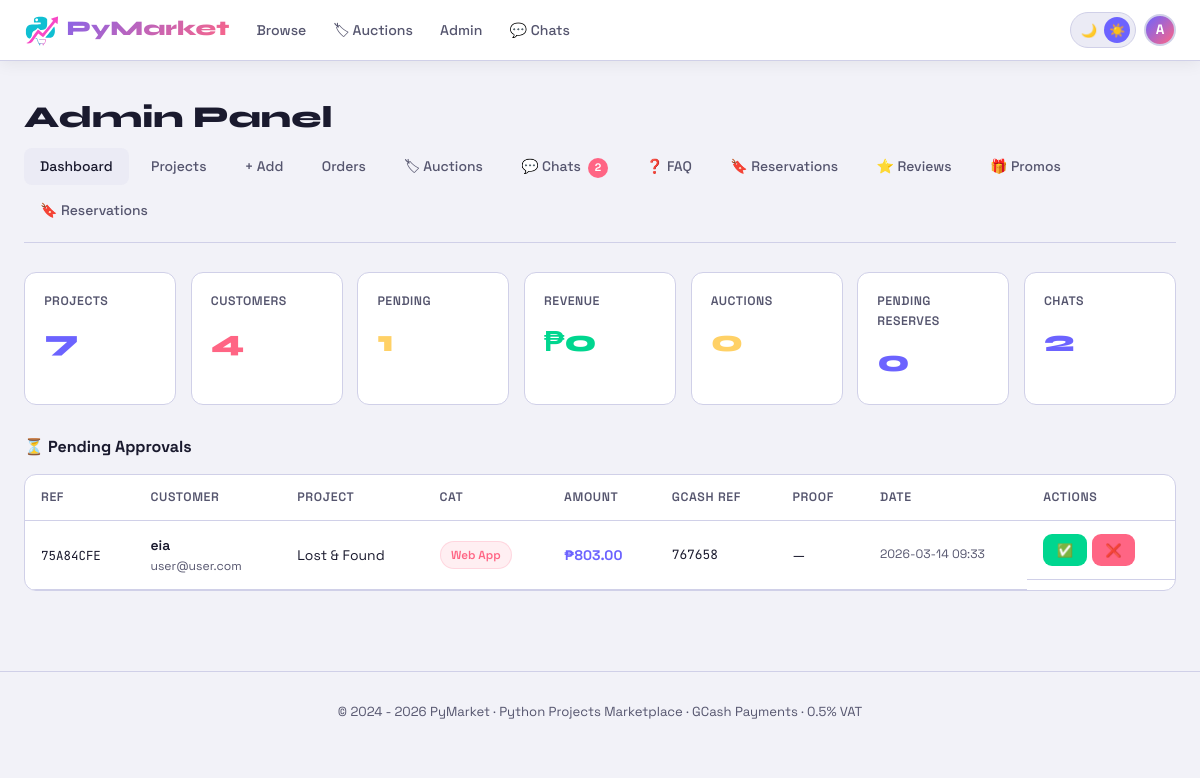
The page /admin (signed in) on the database its author committed.
### tables this page shows
CREATE TABLE orders (
                id INTEGER PRIMARY KEY AUTOINCREMENT,
                order_ref TEXT UNIQUE NOT NULL,
                user_id INTEGER NOT NULL,
                project_id INTEGER NOT NULL,
                amount REAL NOT NULL,
                status TEXT DEFAULT "pending",
                gcash_ref TEXT,
                payment_screenshot TEXT,
                created_at TEXT DEFAULT CURRENT_TIMESTAMP,
                approved_at TEXT,
                FOREIGN KEY(user_id) REFERENCES users(id),
                FOREIGN KEY(project_id) REFERENCES projects(id)
            );

CREATE TABLE users (
                id INTEGER PRIMARY KEY AUTOINCREMENT,
                username TEXT UNIQUE NOT NULL,
                email TEXT UNIQUE NOT NULL,
                password TEXT NOT NULL,
                bio TEXT DEFAULT '',
                avatar TEXT DEFAULT '',
                is_admin INTEGER DEFAULT 0,
                created_at TEXT DEFAULT CURRENT_TIMESTAMP
            );

CREATE TABLE projects (
                id INTEGER PRIMARY KEY AUTOINCREMENT,
                title TEXT NOT NULL,
                description TEXT NOT NULL,
                price REAL NOT NULL,
                tech_stack TEXT,
                category TEXT,
                file_path TEXT,
                is_active INTEGER DEFAULT 1,
                created_at TEXT DEFAULT CURRENT_TIMESTAMP
            , original_price REAL, discount_percent REAL DEFAULT 0, view_count INTEGER DEFAULT 0);

### app.py (the view)
@app.route('/admin')
@login_required
@admin_required
def admin_dashboard():
    db = get_db()
    stats = {
        'projects':      db.execute("SELECT COUNT(*) as c FROM projects").fetchone()['c'],
        'users':         db.execute("SELECT COUNT(*) as c FROM users WHERE is_admin=0").fetchone()['c'],
        'pending':       db.execute("SELECT COUNT(*) as c FROM orders WHERE status='pending'").fetchone()['c'],
        'revenue':       db.execute("SELECT COALESCE(SUM(amount),0) as s FROM orders WHERE status='approved'").fetchone()['s'],
        'unread_chats':  db.execute("SELECT COUNT(DISTINCT user_id) as c FROM chats WHERE is_admin_reply=0").fetchone()['c'],
        'auctions':      db.execute("SELECT COUNT(*) as c FROM auctions").fetchone()['c'],
        'reservations':  db.execute("SELECT COUNT(*) as c FROM reservations WHERE status='pending'").fetchone()['c'],
    }
    pending_orders = db.execute('''
        SELECT o.*, u.username, u.email, p.title, p.category FROM orders o
        JOIN users u ON o.user_id=u.id JOIN projects p ON o.project_id=p.id
        WHERE o.status='pending' ORDER BY o.created_at DESC
    ''').fetchall()
    return render_template('admin/dashboard.html', stats=stats, pending_orders=pending_orders)

### app.py (called while the page is built)
def get_db():
    conn = sqlite3.connect(DB_PATH)
    conn.row_factory = sqlite3.Row
    return conn

def login_required(f):
    @wraps(f)
    def decorated(*args, **kwargs):
        if 'user_id' not in session:
            flash('login_required')
            return redirect(url_for('login', next=request.url))
        return f(*args, **kwargs)
    return decorated

def admin_required(f):
    @wraps(f)
    def decorated(*args, **kwargs):
        if not session.get('is_admin'):
            return redirect(url_for('index'))
        return f(*args, **kwargs)
    return decorated

### templates/admin/dashboard.html (shortened to what this page needs)
{% extends 'base.html' %}
{% block content %}
<div class="container">
  <h1 class="page-title">Admin Panel</h1>
  <div class="admin-nav">
    <a href="{{ url_for('admin_dashboard') }}" class="active">Dashboard</a>
    <a href="{{ url_for('admin_projects') }}">Projects</a>
    <a href="{{ url_for('admin_add_project') }}">+ Add</a>
    <a href="{{ url_for('admin_orders') }}">Orders</a>
    <a href="{{ url_for('admin_auctions') }}">🏷 Auctions</a>
    <a href="{{ url_for('admin_chats') }}">💬 Chats {% if stats.unread_chats>0 %}<span class="notif-dot">{{ stats.unread_chats }}</span>{% endif %}</a>
    <a href="{{ url_for('admin_faq') }}">❓ FAQ</a>
    <a href="{{ url_for('admin_reservations') }}">🔖 Reservations {% if stats.reservations>0 %}<span class="notif-dot">{{ stats.reservations }}</span>{% endif %}</a>
    <a href="{{ url_for('admin_reviews') }}">⭐ Reviews</a>
    <a href="{{ url_for('admin_promos') }}">🎁 Promos</a>
    <a href="{{ url_for('admin_reservations') }}">🔖 Reservations</a>
  </div>
  <div class="stats-grid">
    <div class="stat-card"><div class="stat-label">Projects</div><div class="stat-value" style="color:var(--accent)">{{ stats.projects }}</div></div>
    <div class="stat-card"><div class="stat-label">Customers</div><div class="stat-value" style="color:var(--accent2)">{{ stats.users }}</div></div>
    <div class="stat-card"><div class="stat-label">Pending</div><div class="stat-value" style="color:var(--yellow)">{{ stats.pending }}</div></div>
    <div class="stat-card"><div class="stat-label">Revenue</div><div class="stat-value" style="color:var(--green)">₱{{ "%.0f"|format(stats.revenue) }}</div></div>
    <div class="stat-card"><div class="stat-label">Auctions</div><div class="stat-value" style="color:var(--yellow)">{{ stats.auctions }}</div></div>
    <div class="stat-card"><a href="{{ url_for('admin_reservations') }}" style="text-decoration:none"><div class="stat-label">Pending Reserves</div><div class="stat-value" style="color:var(--accent)">{{ stats.reservations }}</div></a></div>
    <div class="stat-card"><div class="stat-label">Chats</div><div class="stat-value" style="color:var(--accent)">{{ stats.unread_chats }}</div></div>
  </div>
  {% if pending_orders %}
  <h2 style="font-size:1rem;font-weight:700;margin-bottom:.9rem">⏳ Pending Approvals</h2>
  <div class="table-wrap" style="background:var(--surface);border:1px solid var(--border);border-radius:12px;overflow:hidden">
    <table>
      <thead><tr><th>Ref</th><th>Customer</th><th>Project</th><th>Cat</th><th>Amount</th><th>GCash Ref</th><th>Proof</th><th>Date</th><th>Actions</th></tr></thead>
      <tbody>
        {% for o in pending_orders %}
        <tr>
          <td><span style="font-family:var(--mono);font-size:.78rem">{{ o['order_ref'] }}</span></td>
          <td><div style="font-weight:600;font-size:.87rem">{{ o['username'] }}</div><div style="color:var(--muted);font-size:.76rem">{{ o['email'] }}</div></td>
          <td style="font-size:.87rem">{{ o['title'] }}</td>
          <td>{% if o['category'] %}<span class="badge badge-cat">{{ o['category'] }}</span>{% else %}—{% endif %}</td>
          <td style="font-weight:700;color:var(--accent);white-space:nowrap">₱{{ "%.2f"|format(o['amount']) }}</td>
          <td style="font-family:var(--mono);font-size:.8rem">{{ o['gcash_ref'] or '—' }}</td>
          <td>{% if o['payment_screenshot'] %}<a href="{{ url_for('view_payment_proof',filename=o['payment_screenshot']) }}" target="_blank" class="btn btn-outline btn-sm">View</a>{% else %}—{% endif %}</td>
          <td style="color:var(--muted);font-size:.76rem;white-space:nowrap">{{ o['created_at'][:16] }}</td>
          <td style="display:flex;gap:.3rem;flex-wrap:wrap">
            <a href="{{ url_for('approve_order',oid=o['id']) }}" class="btn btn-success btn-sm">✅</a>
            <a href="{{ url_for('reject_order',oid=o['id']) }}" class="btn btn-danger btn-sm">❌</a>
          </td>
        </tr>
        {% endfor %}
      </tbody>
    </table>
  </div>
  {% else %}
  <div class="empty" style="padding:2rem"><div class="empty-icon">✅</div><div>No pending orders!</div></div>
  {% endif %}
</div>
{% endblock %}

### templates/base.html (style rules this page uses)
[data-theme="light"] { --bg:#f2f2f8;--surface:#ffffff;--surface2:#ebebf5;--border:#d0d0e8;--text:#1a1a2e;--muted:#55556e;--shadow:rgba(0,0,0,.07);--card-shadow:rgba(108,99,255,.1) }
:root { --accent:#6c63ff;--accent2:#ff6584;--green:#00d68f;--yellow:#ffd166;--font:'Space Grotesk',sans-serif;--mono:'JetBrains Mono',monospace;--display:'Syne',sans-serif }
* { margin:0;padding:0;box-sizing:border-box }
html { scroll-behavior:smooth }
body { background:var(--bg);color:var(--text);font-family:var(--font);min-height:100vh;line-height:1.6;transition:background .25s,color .25s }
a { color:inherit;text-decoration:none }
.notif-dot { display:inline-block;background:var(--accent2);color:#fff;border-radius:99px;font-size:.68rem;font-weight:700;padding:.08rem .4rem;margin-left:.25rem;vertical-align:middle }
.container { max-width:1280px;margin:0 auto;padding:2rem 1.5rem }
.page-title { font-family:var(--display);font-size:1.9rem;font-weight:800;margin-bottom:.4rem }
.badge { font-size:.73rem;font-weight:600;padding:.22rem .65rem;border-radius:99px;display:inline-block }
.badge-cat { background:rgba(255,101,132,.1);color:var(--accent2);border:1px solid rgba(255,101,132,.18) }
.btn { display:inline-flex;align-items:center;justify-content:center;gap:.45rem;padding:.7rem 1.5rem;border-radius:9px;font-family:var(--font);font-size:.92rem;font-weight:600;cursor:pointer;border:none;transition:.2s;text-align:center }
.btn-success { background:var(--green);color:#000 }
.btn-danger { background:var(--accent2);color:#fff }
.btn-sm { padding:.35rem .85rem;font-size:.82rem }
.table-wrap { overflow-x:auto;-webkit-overflow-scrolling:touch }
table { width:100%;border-collapse:collapse;min-width:500px }
th,td { padding:.8rem 1rem;text-align:left;border-bottom:1px solid var(--border);font-size:.87rem }
th { font-size:.77rem;font-weight:600;letter-spacing:.05em;color:var(--muted);text-transform:uppercase;white-space:nowrap }
.stats-grid { display:grid;grid-template-columns:repeat(auto-fit,minmax(150px,1fr));gap:.9rem;margin-bottom:1.8rem }
.stat-card { background:var(--surface);border:1px solid var(--border);border-radius:12px;padding:1.2rem }
.stat-label { font-size:.77rem;font-weight:600;color:var(--muted);text-transform:uppercase;letter-spacing:.04em;margin-bottom:.3rem }
.stat-value { font-family:var(--display);font-size:1.9rem;font-weight:800 }
.admin-nav { display:flex;gap:.4rem;margin-bottom:1.8rem;border-bottom:1px solid var(--border);padding-bottom:.9rem;flex-wrap:wrap }
.admin-nav a { padding:.45rem 1rem;border-radius:8px;font-size:.87rem;font-weight:500;color:var(--muted);transition:.2s;white-space:nowrap }
.admin-nav a:hover,.admin-nav a.active { background:var(--surface2);color:var(--text) }

### rows shown on the page
orders: order_ref "75A84CFE", username "eia", email "user@user.com", title "Lost & Found", category "Web App", amount "803.00", gcash_ref "767658", created_at "2026-03-14 09:33"

### other values the page prints
{{ session.username[0].upper() }} "A"
{{ stats.unread_chats }} "2"
{{ stats.projects }} "7"
{{ stats.users }} "4"
{{ stats.pending }} "1"
{{ "%.0f"|format(stats.revenue) }} "0"
{{ stats.auctions }} "0"
{{ stats.reservations }} "0"
